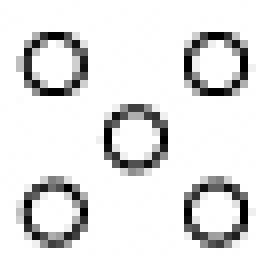
%> input picture pset5/texture/data/rings.jpg, 34 x 34 px (shown 8 times larger)
$ octave --eval "pset5_2main;"   (GNU Octave 9; MATLAB toolbox functions it lacks are replaced by stand-ins)
%> lines starting %> are read from the running program, lines starting %| are printed output that depends on the picture; in (x1, y1, x2, y2) boxes, pixels count from 0 and x2, y2 are one past the last pixel; in counts of white or black regions, pixels touching at a corner belong together; the program's own positions count from 1
### pset5/texture/SynthTexture.m
function synthIm = SynthTexture(sample, w, s)
%> called with w = 5, s = [100 100]
%Implementation of Efros & Leung's algorithm for Texture Synthesis
%Only works for grey images for now

% Initilaization
epsilon = 0.1;                      % SSD min threshold
[height, width] = size(sample);
%> height = 34; width = 34
non_w_size = [(height - w + 1) (width - w + 1)];
%> non_w_size = [30 30]

half_w = (w-1)/2;
ht = s(1);
wt = s(2);
num_pixels = ht * wt;

% 3 by 3 patch, seed index
seeded_row_index_start = 4;
seeded_col_index_start = 32;

patch_size = 3;
% center patch
patch_rows = ceil(ht/2) : ceil(ht/2) +patch_size-1;
patch_cols = ceil(wt/2) : ceil(wt/2) +patch_size-1;

%end seed index
seeded_row_index_end = seeded_row_index_start +patch_size-1;
seeded_col_index_end = seeded_col_index_start +patch_size-1;

synthIm = zeros( ht, wt );
synthIm( patch_rows, patch_cols ) = sample( seeded_row_index_start:seeded_row_index_end, ...
                                            seeded_col_index_start:seeded_col_index_end );
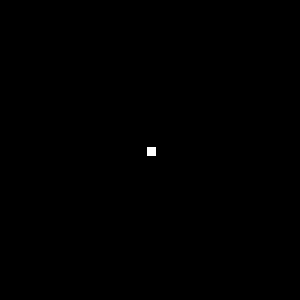
%> synthIm: size 100x100 double (shown 3 times larger); values 0 (black) and 1 (white), 0.09% white in thin lines or dots, all inside (x1, y1, x2, y2) = (49, 49, 52, 52)

%valid Mask
num_pixels_filled = patch_size * patch_size;
filled = repmat(false, [ht wt]);
filled( patch_rows, patch_cols ) = repmat(true, [patch_size patch_size]);

%G
variance = w/6.4;
G = fspecial('gaussian', w, variance);

num_skipped = 0;

% While synth image not filled
while num_pixels_filled < num_pixels
    progress = false;

    %Get unfilled neighbors
    [pixel_rows, pixel_cols] = GetUnfilledNeighbors(filled, w);

    for i = 1:length(pixel_rows)

        pixel = [pixel_rows(i), pixel_cols(i)];

        [template, validMask] = GetNeighborhoodWindow( pixel, w, s, synthIm, filled );
        [bestMatches, errors] = FindMatches( template, sample, G, w, validMask );
        bestMatch_index = RandomPick(bestMatches);

        %Error calculation
        if errors(bestMatch_index) < epsilon
            [match_row, match_col] = ind2sub(non_w_size, bestMatch_index);

            match_row = match_row + half_w;
            match_col = match_col + half_w;

            synthIm( pixel(1), pixel(2) ) = sample( match_row, match_col );
            filled( pixel(1), pixel(2) ) = true;
            num_pixels_filled = num_pixels_filled + 1;

            progress = true;
        else
            num_skipped = num_skipped + 1;
        end
    end

    if ~progress
        epsilon = epsilon * 1.1;
    end

end
%> this loop made 58 passes
%> (pixel_rows, pixel_cols, sorted in GetUnfilledNeighbors, sort_index in GetUnfilledNeighbors) on passes 50 to 56: ([5; 18; 53], [63; 86; 89], [24; 24; 24], [1; 2; 3]), ([53; 5; 18], [89; 63; 86], [24; 24; 24], [1; 2; 3]), ([18; 53; 5], [86; 89; 63], [24; 24; 24], [1; 2; 3]), ([18; 5; 53], [86; 63; 89], [24; 24; 24], [1; 2; 3]), ([18; 5; 53], [86; 63; 89], [24; 24; 24], [1; 2; 3]), ([53; 5], [89; 63], [24; 24], [1; 2]), ([5; 53], [63; 89], [24; 24], [1; 2])
%> (pixel_rows, pixel_cols, num_filled_neighbors in GetUnfilledNeighbors, sorted in GetUnfilledNeighbors, sort_index in GetUnfilledNeighbors) on passes 57 to 58: (53, 89, 24, 24, 1), (53, 89, 24, 24, 1)
%> pass 2, in GetUnfilledNeighbors (call 2), `border = bwmorph(filled, 'dilate') - filled;`:
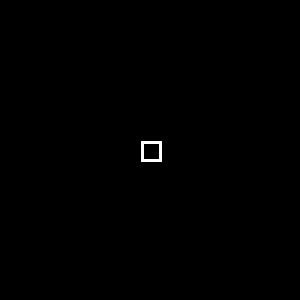
%> border: size 100x100 double (shown 3 times larger); values 0 (black) and 1 (white), 0.24% white in thin lines or dots, all inside (x1, y1, x2, y2) = (47, 47, 54, 54)
%> pass 3, in GetUnfilledNeighbors (call 3), `border = bwmorph(filled, 'dilate') - filled;`:
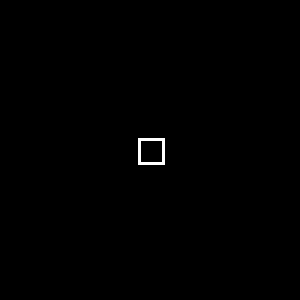
%> border: size 100x100 double (shown 3 times larger); values 0 (black) and 1 (white), 0.32% white in thin lines or dots, all inside (x1, y1, x2, y2) = (46, 46, 55, 55)
%> after the loop: filled: size 100x100 logical; every value is 1
%> after the loop:
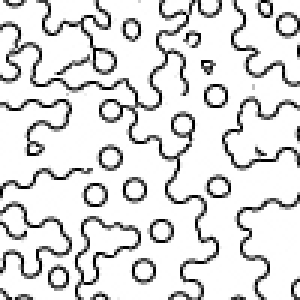
%> synthIm: size 100x100 double (shown 3 times larger); min 0, max 1, mean 0.863
%> after the loop, epsilon = 0.177; match_col = 7; match_row = 4; num_pixels_filled = 10000; num_skipped = 68
end

% GetUnfilledNeighbors
function [pixel_rows, pixel_cols] = GetUnfilledNeighbors(filled, w)

border = bwmorph(filled, 'dilate') - filled;
[pixel_rows, pixel_cols] = find(border);

rand_index = randperm(length(pixel_rows));
pixel_rows = pixel_rows(rand_index);
pixel_cols = pixel_cols(rand_index);

filled_im_sum = colfilt(filled, [w w], 'sliding', @sum);
num_filled_neighbors = filled_im_sum( sub2ind(size(filled), pixel_rows, pixel_cols) );
[sorted, sort_index] = sort(num_filled_neighbors, 1, 'descend');

pixel_rows = pixel_rows(sort_index);
pixel_cols = pixel_cols(sort_index);

end

% GetNeighborhoodWindow
% [30 lines left out: function GetNeighborhoodWindow, not called in this run]

% FindMatches
% [18 lines left out: function FindMatches, not called in this run]

% RandomPick
% [6 lines left out: function RandomPick, not called in this run]


### pset5/texture/pset5_2main.m
function pset5_2main

sample = im2double(imread('data/rings.jpg'));
out_im1 = SynthTexture(sample, 5, [100 100]);
out_im2 = SynthTexture(sample, 7, [100 100]);
%> call 2 of SynthTexture, with w = 7, s = [100 100]
%> the loop in SynthTexture (call 2), `while num_pixels_filled < num_pixels` made 54 passes
%> (pixel_rows, pixel_cols, num_filled_neighbors in GetUnfilledNeighbors, sorted in GetUnfilledNeighbors, sort_index in GetUnfilledNeighbors) on passes 50, 51, 52, 54: ([17; 20; 100], [69; 69; 59], [27; 47; 47], [47; 47; 27], [2; 3; 1]), ([20; 17; 100], [69; 69; 59], [47; 27; 47], [47; 47; 27], [1; 3; 2]), ([20; 17; 100], [69; 69; 59], [27; 47; 47], [47; 47; 27], [2; 3; 1]), ([17; 100], [69; 59], [27; 48], [48; 27], [2; 1])
%> (pixel_rows, pixel_cols, sorted in GetUnfilledNeighbors, sort_index in GetUnfilledNeighbors) on pass 53: ([17; 100], [69; 59], [48; 27], [1; 2])
%> after the loop in SynthTexture (call 2), `while num_pixels_filled < num_pixels`:
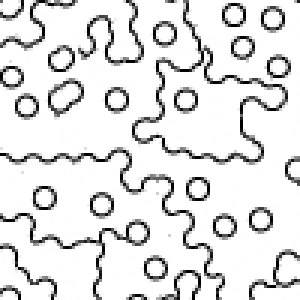
%> synthIm: size 100x100 double (shown 3 times larger); min 0, max 1, mean 0.881
%> after the loop in SynthTexture (call 2), `while num_pixels_filled < num_pixels`: epsilon = 0.133; match_col = 19; match_row = 15; num_skipped = 74
out_im3 = SynthTexture(sample, 13, [100 100]);

out_im4 = SynthTexture(sample, 5, [100 100]);
out_im5 = SynthTexture(sample, 5, [100 100]);
out_im6 = SynthTexture(sample, 5, [100 100]);

out_im7 = SynthTexture(sample, 7, [100 100]);
out_im8 = SynthTexture(sample, 7, [100 100]);
out_im9 = SynthTexture(sample, 7, [100 100]);

out_im10 = SynthTexture(sample, 13, [100 100]);
out_im11 = SynthTexture(sample, 13, [100 100]);
out_im12 = SynthTexture(sample, 13, [100 100]);

figure;
subplot(131);
imshow(out_im1);
title('w = 5');
subplot(132);
imshow(out_im2);
title('w = 7');
subplot(133);
imshow(out_im3);
title('w = 13');

figure;
subplot(131);
imshow(out_im4);
title('w = 5, trial 1');
subplot(132);
imshow(out_im5);
title('w = 5, trial 2');
subplot(133);
imshow(out_im6);
title('w = 5, trial 3');

figure;
subplot(131);
imshow(out_im7);
title('w = 7, trial 1');
subplot(132);
imshow(out_im8);
title('w = 7, trial 2');
subplot(133);
imshow(out_im9);
title('w = 7, trial 3');

figure;
subplot(131);
imshow(out_im10);
title('w = 13, trial 1');
subplot(132);
imshow(out_im11);
title('w = 13, trial 2');
subplot(133);
imshow(out_im12);
title('w = 13, trial 3');
%> (the run ends here)
